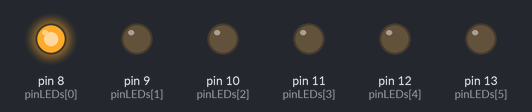
Recording of a sketch running on a simulated Arduino Uno, built with avr-gcc and run on an emulated ATmega328P. Parts: output pins drawn as LEDs (lit = HIGH).

Above: at 0.3 s.
At 1.1 s:
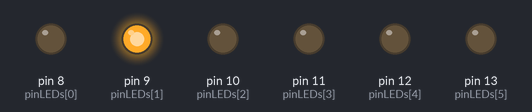
At 1.8 s:
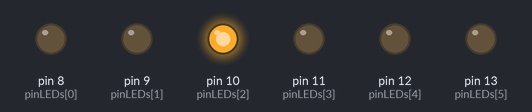
At 2.6 s:
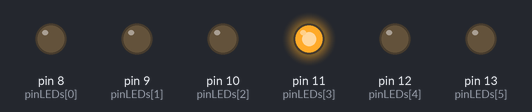
At 3.3 s:
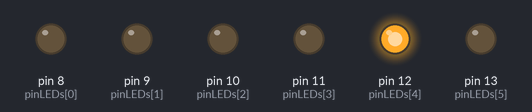
At 4.1 s:
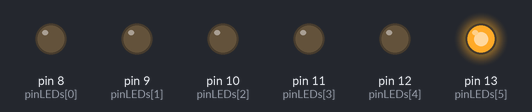
Timing chart, 0 to 5.9 s (numbered marks = the images above):
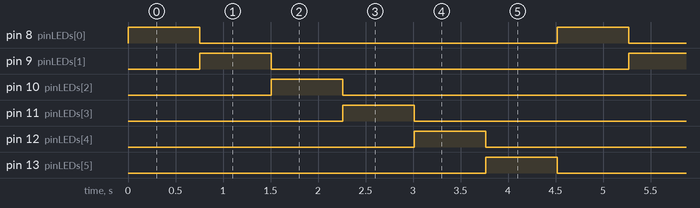

The sketch:

_12-while-doWhile.ino
```cpp
const int pinLEDs[] = {8, 9, 10, 11, 12, 13};
//         posicion -> 0, 1,  2,  3,  4,  5,

void setup() {
  for (int i = 8; i <= 13; i=i+1 ) {
     pinMode(i, OUTPUT);
  }
}
void loop() {
  int i = 0;
  while ( i<=5 ) {
    digitalWrite( pinLEDs[i], HIGH);
    delay(753);
    digitalWrite( pinLEDs[i], LOW);
    i++;
  }
  /*
  do {
    //CODIGO ....
  } while ( );
  */
}
```

Measured:
- by itself, pin 8 (pinLEDs[0]), pin 9 (pinLEDs[1]), pin 10 (pinLEDs[2]), pin 11 (pinLEDs[3]), pin 12 (pinLEDs[4]), pin 13 (pinLEDs[5]): alternates HIGH for 0.75 s and LOW for 3.8 s
- by itself, everything shown: repeats every 4.5 s, in 7 steps
